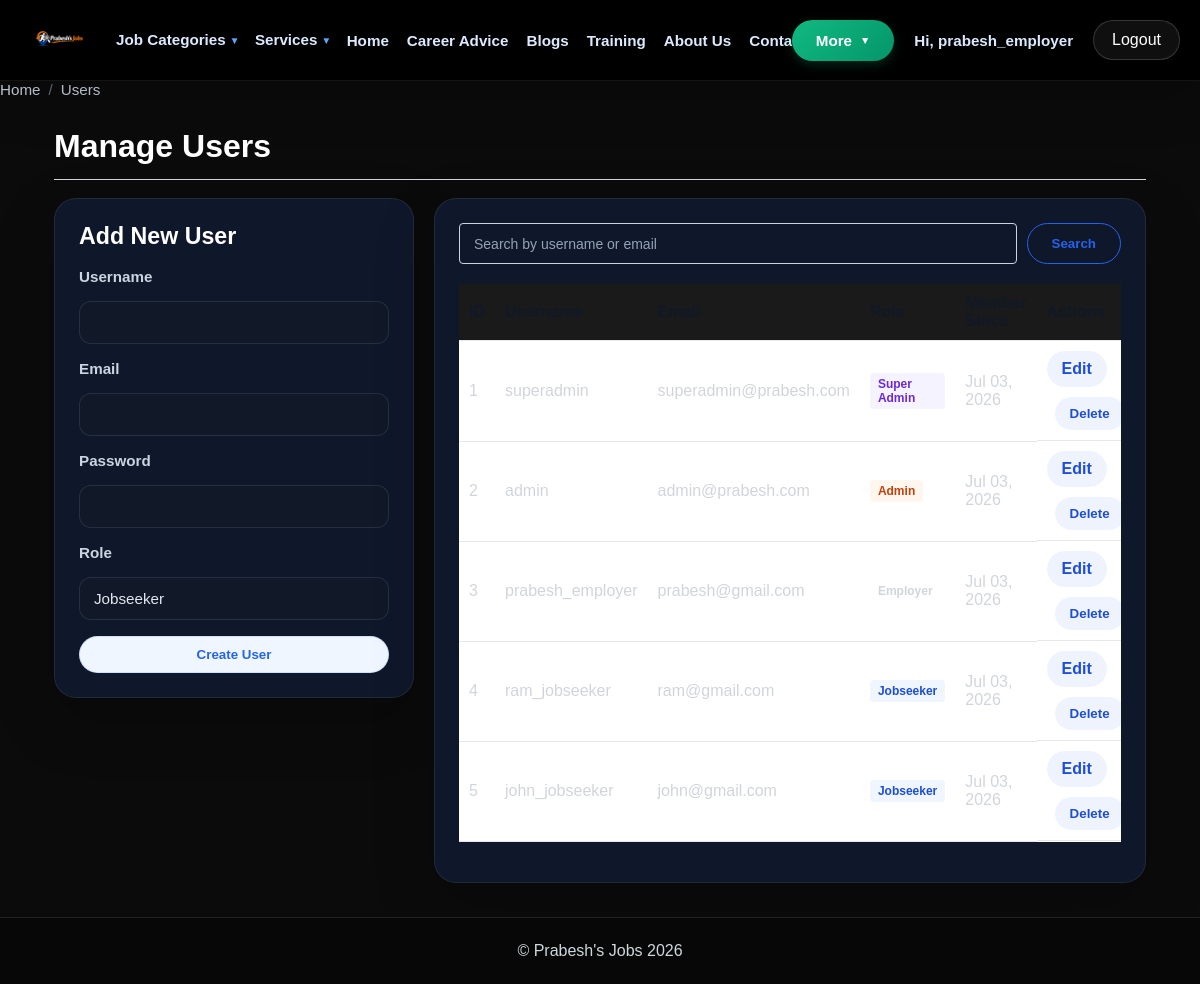
/manageUsers.php (signed in), run on the app's committed database.
### tables this page shows
CREATE TABLE users (
    id INT AUTO_INCREMENT PRIMARY KEY,
    username VARCHAR(100) NOT NULL UNIQUE,
    email VARCHAR(100) NOT NULL UNIQUE,
    password TEXT NOT NULL,
    role TINYINT NOT NULL DEFAULT 0 COMMENT '0=Jobseeker, 1=Employer, 2=Admin, 3=SuperAdmin',
    status ENUM('active', 'inactive', 'suspended') DEFAULT 'active',
    createdAt DATETIME DEFAULT CURRENT_TIMESTAMP,
    updatedAt DATETIME DEFAULT CURRENT_TIMESTAMP ON UPDATE CURRENT_TIMESTAMP,
    INDEX idx_role (role),
    INDEX idx_email (email),
    INDEX idx_status (status)
);

### controllers/manageusercontroller.php (called while the page is built, shortened)
<?php
require_once __DIR__ . '/../includes/DbConnection.php';
require_once __DIR__ . '/../includes/usercontroller.php';
try {
    $formValues = [
        'username' => '',
        'email' => '',
        'role' => 'jobseeker',
    ];
    $userController = new UserController($pdo);
    $search = trim($_GET['search'] ?? '');
    $page = max(1, intval($_GET['page'] ?? 1));
    $perPage = 10;
    $offset = ($page - 1) * $perPage;
    if ($search !== '') {
        $users = $userController->searchUsers($search, $perPage, $offset);
        $totalUsers = $userController->getUserCount($search);
    } else {
        $users = $userController->getAllUsers($perPage, $offset);
    }
    require_once __DIR__ . '/../views/manageUsers.html.php';
    require_once __DIR__ . '/../layouts/layout-main.php';
} catch (Exception $e) {
    die("<h2>Error</h2><p>" . htmlspecialchars($e->getMessage()) . "</p>");
}

### pages/manageUsers.php (called while the page is built)
<?php
require_once __DIR__ . '/../controllers/manageusercontroller.php';

### manageUsers.php (called while the page is built)
<?php
require_once __DIR__ . '/pages/manageUsers.php';

### includes/usercontroller.php (called while the page is built, shortened)
<?php
class UserController {
    private $pdo;
    public function __construct($pdo) {
        $this->pdo = $pdo;
    }
    public function getAllUsers($limit = null, $offset = 0) {
        try {
            $sql = "SELECT id, username, email, role, createdAt FROM users ORDER BY createdAt DESC";
            if ($limit !== null) {
                $sql .= " LIMIT ? OFFSET ?";
                $stmt = $this->pdo->prepare($sql);
                $stmt->execute([$limit, $offset]);
            } else {
                $stmt = $this->pdo->query($sql);
            }
            return $stmt->fetchAll(PDO::FETCH_ASSOC) ?? [];
        } catch (PDOException $e) {
            throw new Exception("Error fetching users: " . $e->getMessage());
        }
    }
}

### views/manageUsers.html.php (the view, shortened to what this page needs)
<?php
$users = isset($users) ? $users : [];
$search = isset($search) ? $search : '';
$formValues = isset($formValues) ? $formValues : ['username' => '', 'email' => '', 'role' => 'jobseeker'];
?>
<div class="manage-users-container">
    <div class="page-header">
        <h1>Manage Users</h1>
    </div>
    <div class="manage-users-top">
        <div class="add-user-card" id="add-user-section">
            <h2>Add New User</h2>
            <form method="POST" class="add-user-form">
                <div class="form-group">
                    <label for="username">Username</label>
                    <input type="text" id="username" name="username" value="<?= htmlspecialchars($formValues['username'] ?? '') ?>" required>
                </div>
                <div class="form-group">
                    <label for="email">Email</label>
                    <input type="email" id="email" name="email" value="<?= htmlspecialchars($formValues['email'] ?? '') ?>" required>
                </div>
                <div class="form-group">
                    <label for="password">Password</label>
                    <input type="password" id="password" name="password" required>
                </div>
                <div class="form-group">
                    <label for="role">Role</label>
                    <select id="role" name="role" required>
                        <option value="jobseeker" <?= ($formValues['role'] ?? '') === 'jobseeker' ? 'selected' : '' ?>>Jobseeker</option>
                    </select>
                </div>
                <button type="submit" class="btn btn-primary">Create User</button>
            </form>
        </div>
        <div class="users-list-card">
            <div class="search-section">
                <form method="GET" class="manage-search-form">
                    <input type="text" name="search" placeholder="Search by username or email"
                        value="<?= htmlspecialchars($search ?? '') ?>" class="manage-search-input">
                    <button type="submit" class="btn btn-secondary">Search</button>
                </form>
            </div>
            <div class="table-responsive">
                <table class="users-table">
                    <thead>
                        <tr>
                            <th>ID</th>
                            <th>Username</th>
                            <th>Email</th>
                            <th>Role</th>
                            <th>Member Since</th>
                            <th>Actions</th>
                        </tr>
                    </thead>
                    <tbody>
                        <?php if (!empty($users)): ?>
                            <?php foreach ($users as $u): ?>
                                <tr>
                                    <td><?= intval($u['id']) ?></td>
                                    <td><?= htmlspecialchars($u['username']) ?></td>
                                    <td><?= htmlspecialchars($u['email']) ?></td>
                                    <td>
                                        <?php
                                            $roleClass = 'user';
                                            $roleLabel = 'Jobseeker';
                                            if (intval($u['role']) === 1) {
                                                $roleClass = 'employer';
                                                $roleLabel = 'Employer';
                                            } elseif (intval($u['role']) === 2) {
                                                $roleClass = 'admin';
                                                $roleLabel = 'Admin';
                                            } elseif (intval($u['role']) === 3) {
                                                $roleClass = 'super';
                                                $roleLabel = 'Super Admin';
                                            }
                                        ?>
                                        <span class="role-badge role-<?= htmlspecialchars($roleClass) ?>">
                                            <?= htmlspecialchars($roleLabel) ?>
                                        </span>
                                    </td>
                                    <td><?= date('M d, Y', strtotime($u['createdAt'])) ?></td>
                                    <td class="actions">
                                        <a href="editUser.php?id=<?= intval($u['id']) ?>" class="btn-link">Edit</a>
                                        <form method="POST" class="inline-form" onsubmit="return confirm('Delete this user?');">
                                            <button type="submit" class="btn-link btn-danger">Delete</button>
                                        </form>
                                    </td>
                                </tr>
                            <?php endforeach; ?>
                        <?php else: ?>
                            <tr>
                                <td colspan="6" class="text-center">No users found</td>
                            </tr>
                        <?php endif; ?>
                    </tbody>
                </table>
            </div>
        </div>
    </div>
</div>

### assets/css/visibility-fix.css (style rules this page uses)
input[type="text"], input[type="email"], input[type="password"], input[type="tel"], textarea, select { color: #ffffff; background-color: #0f172a; }
input::placeholder, textarea::placeholder { color: #94a3b8; }
table { color: #d1d5db; }
th { color: #f3f4f6; background-color: #1a1a1a; }
td { color: #d1d5db; }
button { color: #ffffff; }

### data on the page
users: id "1", username "superadmin", email "superadmin@prabesh.com", role "Super Admin", createdAt "Jul 03, 2026"
users: id "2", username "admin", email "admin@prabesh.com", role "Admin", createdAt "Jul 03, 2026"
users: id "3", username "prabesh_employer", email "prabesh@gmail.com", role "Employer", createdAt "Jul 03, 2026"
users: id "4", username "ram_jobseeker", email "ram@gmail.com", roleLabel "Jobseeker", createdAt "Jul 03, 2026"
users: id "5", username "john_jobseeker", email "john@gmail.com", roleLabel "Jobseeker", createdAt "Jul 03, 2026"

### other printed values
$safeUserName "prabesh_employer"
$label "Home"
$label "Users"
